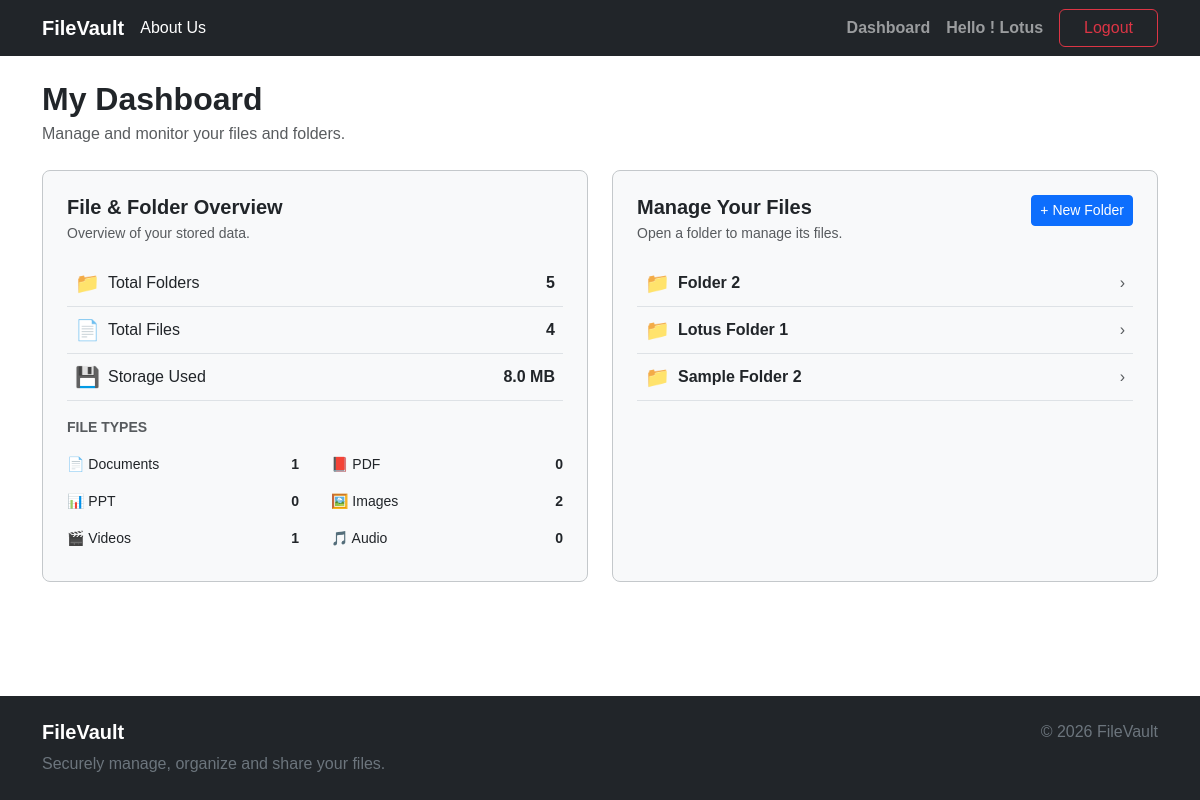
The app's page /storage/ (signed in) with its own data.
### storage/models.py (models this page shows, shortened)
class Folder(models.Model):
      owner = models.ForeignKey(
            settings.AUTH_USER_MODEL,
            on_delete = models.CASCADE,
            related_name= 'folders'
      )
      name = models.CharField(max_length=255)
      parent = models.ForeignKey(
            "self",
            on_delete= models.CASCADE,
            null=True,
            blank=True,
            related_name="children"
      )
      created_at = models.DateTimeField(auto_now_add=True)
      updated_at = models.DateTimeField(auto_now=True)
      class Meta:
            ordering = ['name']
      def get_absolute_url(self):
            return reverse(
                  "storage:folder-detail",
                  kwargs={
                        "pk": self.pk,
                  },
            )

### storage/views.py (the view)
# urls.py: path("",DashboardView.as_view(),name="dashboard",),
class DashboardView(LoginRequiredMixin, ListView):
      model = Folder
      template_name = "storage/dashboard.html"
      context_object_name = "folders"
      def get_queryset(self):
            return Folder.objects.filter(
                  owner=self.request.user,
                  parent__isnull=True,
            ).order_by("name")
      def get_context_data(self, **kwargs):
            context = super().get_context_data(**kwargs)
            user = self.request.user
            all_folders = Folder.objects.filter(owner=user)
            all_files = File.objects.filter(owner=user)
            context["total_folders"] = all_folders.count()
            context["total_files"] = all_files.count()
            context["image_count"] = all_files.filter(
                  file_type__startswith="image/"
            ).count()
            context["video_count"] = all_files.filter(
                  file_type__startswith="video/"
            ).count()
            context["audio_count"] = all_files.filter(
                  file_type__startswith="audio/"
            ).count()
            context["pdf_count"] = all_files.filter(
                  file_type="application/pdf"
            ).count()
            context["document_count"] = all_files.filter(
                  file_type__in=[
                  "application/msword",
                  "application/vnd.openxmlformats-officedocument.wordprocessingml.document",
                  ]
            ).count()
            context["presentation_count"] = all_files.filter(
                  file_type__in=[
                  "application/vnd.ms-powerpoint",
                  "application/vnd.openxmlformats-officedocument.presentationml.presentation",
                  ]
            ).count()
            context["total_storage"] = sum(
                  file.size for file in all_files
            )
            return context

### storage/templates/storage/dashboard.html (shortened to what this page needs)
{% extends "base.html" %}
{% block content %}
<div class="container py-4">
      <div class="mb-4">
            <h2 class="fw-bold mb-1">
                  My Dashboard
            </h2>
            <p class="text-muted mb-0">
                  Manage and monitor your files and folders.
            </p>
      </div>
      <div class="row g-4">
            <div class="col-lg-6">
                  <div class="h-100 border border-secondary-subtle
                              rounded-3 bg-light p-4">
                        <h5 class="fw-bold mb-1">
                              File & Folder Overview
                        </h5>
                        <p class="text-muted small mb-3">
                              Overview of your stored data.
                        </p>
                        <div class="d-flex align-items-center
                    justify-content-between
                    py-2 px-2
                    border-bottom">
                              <div class="d-flex align-items-center gap-2">
                                    <span class="fs-5">
                                          📁
                                    </span>
                                    <span>
                                          Total Folders
                                    </span>
                              </div>
                              <span class="fw-bold">
                                    {{ total_folders }}
                              </span>
                        </div>
                        <div class="d-flex align-items-center
                    justify-content-between
                    py-2 px-2
                    border-bottom">
                              <div class="d-flex align-items-center gap-2">
                                    <span class="fs-5">
                                          📄
                                    </span>
                                    <span>
                                          Total Files
                                    </span>
                              </div>
                              <span class="fw-bold">
                                    {{ total_files }}
                              </span>
                        </div>
                        <div class="d-flex align-items-center
                    justify-content-between
                    py-2 px-2
                    border-bottom">
                              <div class="d-flex align-items-center gap-2">
                                    <span class="fs-5">
                                          💾
                                    </span>
                                    <span>
                                          Storage Used
                                    </span>
                              </div>
                              <span class="fw-bold">
                                    {{ total_storage|filesizeformat }}
                              </span>
                        </div>
                        <div class="mt-3">
                              <div class="small fw-bold text-muted mb-2">
                                    FILE TYPES
                              </div>
                              <div class="row g-0">
                                    <div class="col-6">
                                          <div class="d-flex justify-content-between
                                align-items-center
                                py-2 pe-3">
                                                <span class="small">
                                                      📄 Documents
                                                </span>
                                                <strong class="small">
                                                      {{ document_count }}
                                                </strong>
                                          </div>
                                    </div>
                                    <div class="col-6">
                                          <div class="d-flex justify-content-between
                                align-items-center
                                py-2 ps-3">
                                                <span class="small">
                                                      📕 PDF
                                                </span>
                                                <strong class="small">
                                                      {{ pdf_count }}
                                                </strong>
                                          </div>
                                    </div>
                                    <div class="col-6">
                                          <div class="d-flex justify-content-between
                                align-items-center
                                py-2 pe-3">
                                                <span class="small">
                                                      📊 PPT
                                                </span>
                                                <strong class="small">
                                                      {{ presentation_count }}
                                                </strong>
                                          </div>
                                    </div>
                                    <div class="col-6">
                                          <div class="d-flex justify-content-between
                                align-items-center
                                py-2 ps-3">
                                                <span class="small">
                                                      🖼️ Images
                                                </span>
                                                <strong class="small">
                                                      {{ image_count }}
                                                </strong>
                                          </div>
                                    </div>
                                    <div class="col-6">
                                          <div class="d-flex justify-content-between
                                align-items-center
                                py-2 pe-3">
                                                <span class="small">
                                                      🎬 Videos
                                                </span>
                                                <strong class="small">
                                                      {{ video_count }}
                                                </strong>
                                          </div>
                                    </div>
                                    <div class="col-6">
                                          <div class="d-flex justify-content-between
                                align-items-center
                                py-2 ps-3">
                                                <span class="small">
                                                      🎵 Audio
                                                </span>
                                                <strong class="small">
                                                      {{ audio_count }}
                                                </strong>
                                          </div>
                                    </div>
                              </div>
                        </div>
                  </div>
            </div>
            <div class="col-lg-6">
                  <div class="h-100 border border-secondary-subtle
                rounded-3 bg-light p-4">
                        <div class="d-flex justify-content-between
                    align-items-start mb-3">
                              <div>
                                    <h5 class="fw-bold mb-1">
                                          Manage Your Files
                                    </h5>
                                    <p class="text-muted small mb-0">
                                          Open a folder to manage its files.
                                    </p>
                              </div>
                              <a href="{% url 'storage:folder-create' %}" class="btn btn-primary btn-sm">
                                    + New Folder
                              </a>
                        </div>
                        {% if folders %}
                        <div class="d-flex flex-column">
                              {% for folder in folders %}
                              <a href="{{ folder.get_absolute_url }}" class="d-flex align-items-center
                               justify-content-between
                               py-2 px-2
                               border-bottom
                               text-decoration-none
                               text-dark">
                                    <div class="d-flex align-items-center gap-2">
                                          <span class="fs-5">
                                                📁
                                          </span>
                                          <span class="fw-semibold">
                                                {{ folder.name }}
                                          </span>
                                    </div>
                                    <span class="text-muted">
                                          ›
                                    </span>
                              </a>
                              {% endfor %}
                        </div>
                        {% endif %}
                  </div>
            </div </div>
      </div>
      {% endblock %}

### templates/base.html (shortened to what this page needs)
<!DOCTYPE html>
<html lang="en">
<head>
      <link href="https://cdn.jsdelivr.net/npm/bootstrap@5.3.8/dist/css/bootstrap.min.css" rel="stylesheet">
      {% load static %}
      <link rel="stylesheet" href="{% static 'css/style.css' %}">
</head>
<body class="d-flex flex-column min-vh-100">
      <nav class="navbar navbar-expand-lg navbar-dark bg-dark">
            <div class="container">
                  <a class="navbar-brand fw-bold" href="{% url 'home' %}">FileVault</a>
                  <a class="nav-link text-white" href="{% url 'about' %}">About Us</a>
                  <div class="collapse navbar-collapse" id="mainNavbar">
                        <ul class="navbar-nav ms-auto align-items-lg-center">
                              {% if not user.is_authenticated %}
                              <li class="nav-item">
                                    <a class="nav-link" href="{% url 'accounts:login' %}"> Login </a>
                              </li>
                              <li class="nav-item ms-lg-2">
                                    <a class="btn btn-primary px-4" href="{% url 'accounts:register' %}">
                                          Register
                                    </a>
                              </li>
                              {% else %}
                              <li class="nav-item">
                                    <a class="nav-link fw-bold" href="{% url 'storage:dashboard' %}">
                                          Dashboard
                                    </a>
                              </li>
                              <li class="nav-item">
                                    <a class="nav-link fw-bold" href="#">
                                          Hello ! {{ user.username }}
                                    </a>
                              </li>
                              <li class="nav-item ms-lg-2">
                                    <form method="post" action="{% url 'accounts:logout' %}" class="d-inline">
                                          <button type="submit" class="btn btn-outline-danger px-4">
                                                Logout
                                          </button>
                                    </form>
                              </li>
                              {% endif %}
                        </ul>
                  </div>
            </div>
      </nav>
      <main class="flex-grow-1">
            {% block content %}
            {% endblock %}
      </main>
      <footer class="bg-dark text-white mt-auto">
            <div class="container py-4">
                  <div class="row">
                        <div class="col-md-6">
                              <h5 class="fw-bold">
                                    FileVault
                              </h5>
                              <p class="text-secondary mb-0">
                                    Securely manage, organize and share
                                    your files.
                              </p>
                        </div>
                        <div class="col-md-6 text-md-end">
                              <p class="text-secondary mb-0">
                                    © 2026 FileVault
                              </p>
                        </div>
                  </div>
            </div>
      </footer>
</body>
</html>

### static/css/style.css (style rules this page uses)
body { font-family: Arial, sans-serif; }

### records on screen
Folder: name "Folder 2"
Folder: name "Lotus Folder 1"
Folder: name "Sample Folder 2"

### other values on screen
{{ user.username }} "Lotus"
{{ total_folders }} "5"
{{ total_files }} "4"
{{ total_storage|filesizeformat }} "8.0 MB"
{{ document_count }} "1"
{{ pdf_count }} "0"
{{ presentation_count }} "0"
{{ image_count }} "2"
{{ video_count }} "1"
{{ audio_count }} "0"
